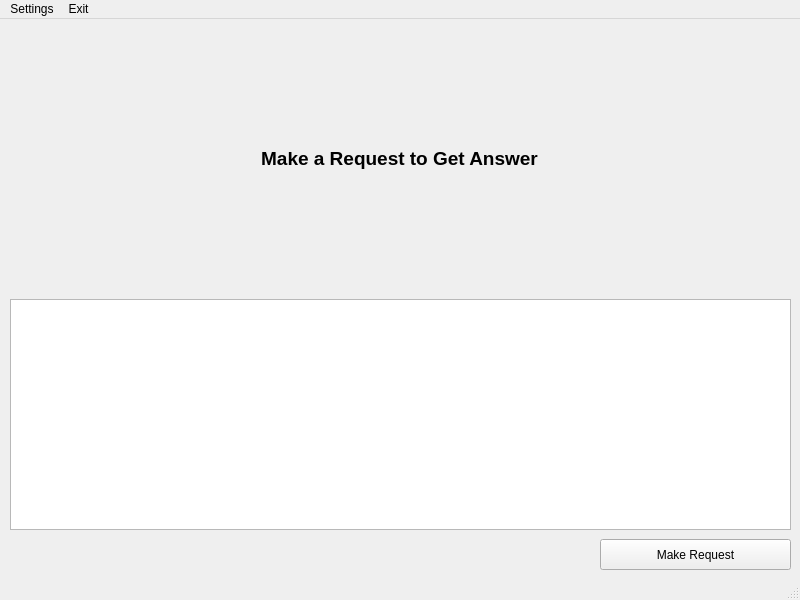
<?xml version="1.0" encoding="UTF-8"?>
<ui version="4.0">
 <class>GPTTalkWindow</class>
 <widget class="QMainWindow" name="GPTTalkWindow">
  <property name="geometry">
   <rect>
    <x>0</x>
    <y>0</y>
    <width>800</width>
    <height>600</height>
   </rect>
  </property>
  <property name="windowTitle">
   <string>Chat GPT</string>
  </property>
  <widget class="QWidget" name="GPTTalkWidget">
   <property name="enabled">
    <bool>true</bool>
   </property>
   <widget class="QPushButton" name="MakeRequest">
    <property name="geometry">
     <rect>
      <x>600</x>
      <y>520</y>
      <width>191</width>
      <height>31</height>
     </rect>
    </property>
    <property name="text">
     <string>Make Request</string>
    </property>
   </widget>
   <widget class="QTextEdit" name="QuestionText">
    <property name="geometry">
     <rect>
      <x>10</x>
      <y>280</y>
      <width>781</width>
      <height>231</height>
     </rect>
    </property>
    <property name="font">
     <font>
      <pointsize>12</pointsize>
     </font>
    </property>
    <property name="html">
     <string>&lt;!DOCTYPE HTML PUBLIC &quot;-//W3C//DTD HTML 4.0//EN&quot; &quot;http://www.w3.org/TR/REC-html40/strict.dtd&quot;&gt;
&lt;html&gt;&lt;head&gt;&lt;meta name=&quot;qrichtext&quot; content=&quot;1&quot; /&gt;&lt;style type=&quot;text/css&quot;&gt;
p, li { white-space: pre-wrap; }
&lt;/style&gt;&lt;/head&gt;&lt;body style=&quot; font-family:'MS Shell Dlg 2'; font-size:12pt; font-weight:400; font-style:normal;&quot;&gt;
&lt;p style=&quot;-qt-paragraph-type:empty; margin-top:0px; margin-bottom:0px; margin-left:0px; margin-right:0px; -qt-block-indent:0; text-indent:0px;&quot;&gt;&lt;br /&gt;&lt;/p&gt;&lt;/body&gt;&lt;/html&gt;</string>
    </property>
   </widget>
   <widget class="QLabel" name="AnswerLabel">
    <property name="geometry">
     <rect>
      <x>10</x>
      <y>10</y>
      <width>779</width>
      <height>259</height>
     </rect>
    </property>
    <property name="font">
     <font>
      <pointsize>12</pointsize>
     </font>
    </property>
    <property name="text">
     <string>&lt;html&gt;&lt;head/&gt;&lt;body&gt;&lt;p align=&quot;center&quot;&gt;&lt;span style=&quot; font-size:14pt; font-weight:600;&quot;&gt;Make a Request to Get Answer&lt;/span&gt;&lt;/p&gt;&lt;/body&gt;&lt;/html&gt;</string>
    </property>
   </widget>
  </widget>
  <widget class="QStatusBar" name="statusbar"/>
  <widget class="QMenuBar" name="menubar">
   <property name="geometry">
    <rect>
     <x>0</x>
     <y>0</y>
     <width>800</width>
     <height>21</height>
    </rect>
   </property>
   <widget class="QMenu" name="menuSettings">
    <property name="title">
     <string>Settings</string>
    </property>
    <addaction name="ChangeAPIKeyAction"/>
   </widget>
   <widget class="QMenu" name="ExitMenu">
    <property name="title">
     <string>Exit</string>
    </property>
    <addaction name="ExitAction"/>
   </widget>
   <addaction name="menuSettings"/>
   <addaction name="ExitMenu"/>
  </widget>
  <action name="ChangeAPIKeyAction">
   <property name="text">
    <string>Change API Key</string>
   </property>
  </action>
  <action name="ExitAction">
   <property name="text">
    <string>Exit</string>
   </property>
  </action>
 </widget>
 <resources/>
 <connections/>
</ui>
